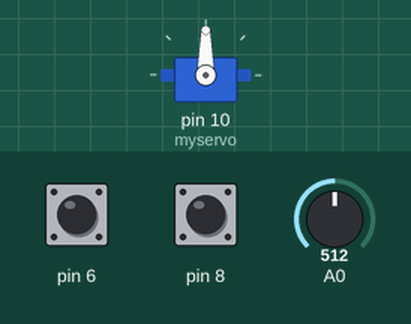
Bench run of a sketch on a simulated Arduino Uno, built with avr-gcc and run on an emulated ATmega328P. Parts: servo. Inputs (shaded band) come from the test bench; at power-on: pin 6 LOW, pin 8 LOW, A0 = 512. What the sketch prints to the serial monitor is not drawn.

Above: at 1.2 s.
1.3 s: pin 6 pulled HIGH for 1 s
At 1.9 s:
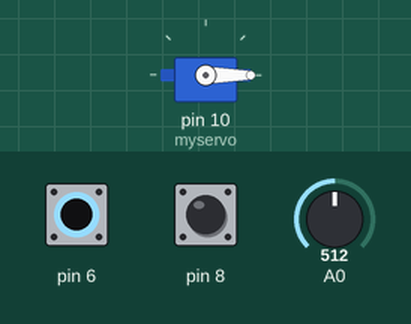
3.8 s: pin 8 pulled HIGH for 1 s
At 4.6 s:
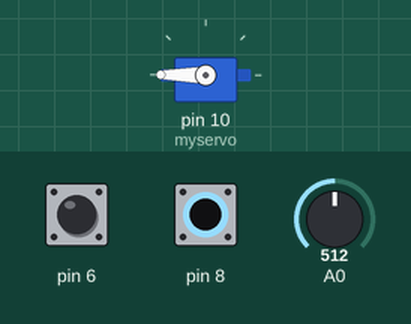
6.3 s: A0 set to 306
At 7.5 s:
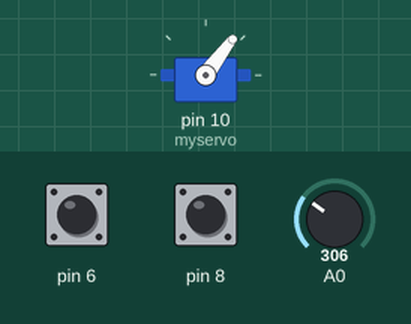
7.8 s: A0 set to 900
At 8.8 s:
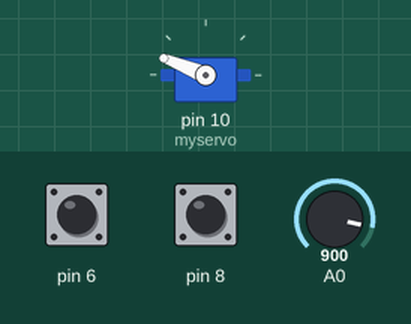
9.3 s: A0 set to 1023
At 10.0 s:
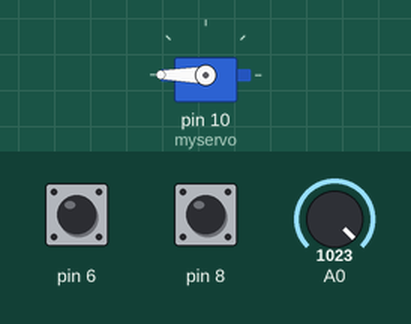
10.8 s: A0 set to 0
At 11.1 s:
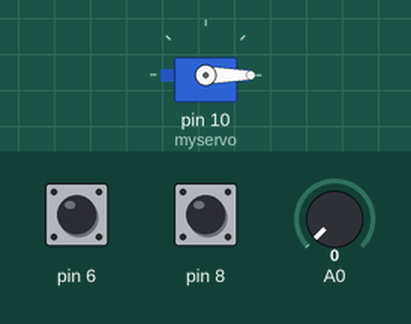
Timing chart, 0 to 13.3 s (numbered marks = the images above; inputs shaded):
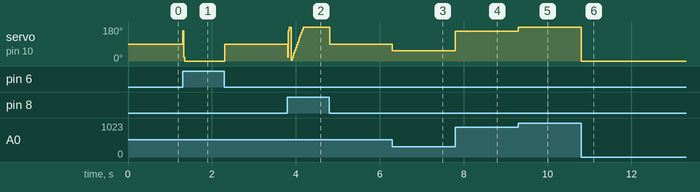

Measured:
- after the input at 1.3 s, servo on pin 10 (myservo): 90° → 0° at once, → 90° 1.0 s later
- after the input at 6.3 s, servo on pin 10 (myservo): 90° → 53° at once
- after the input at 7.8 s, servo on pin 10 (myservo): 53° → 158° at once
- after the input at 9.3 s, servo on pin 10 (myservo): 158° → 180° at once
- after the input at 10.8 s, servo on pin 10 (myservo): 180° → 0° at once

The sketch:

servoExam2.ino
```cpp
#include <Servo.h>
int btn_state = 0;
int angle_state = 0;
int plusstate = 0;
int angle_minus = 180;
Servo myservo;
void setup() {
  myservo.attach(10);
  pinMode(8,INPUT);
  Serial.begin(9600);
  pinMode(6,INPUT);
}

void loop() {
  int readValue = analogRead(A0);
  int plusstate = digitalRead(8);
  int minusstate = digitalRead(6);
  int convertValue = map(readValue,0,1023,0,180);
  myservo.write(convertValue);
  plusButton();
  minusButton();
  int minus_state = digitalRead(6);
  Serial.println(minus_state);
}
void plusButton() {
  int plusstate = digitalRead(8);
  if(plusstate == HIGH) {
  if(btn_state == 0) {
      angle_state = angle_state + 20;
      myservo.write(angle_state);
  }
 }
}
void minusButton() {
  int minus_state = digitalRead(6);
  if(minus_state == HIGH) {
  if(btn_state == 0) {
      angle_minus = angle_minus - 20;
      myservo.write(angle_minus);
  }
 }
}
```
